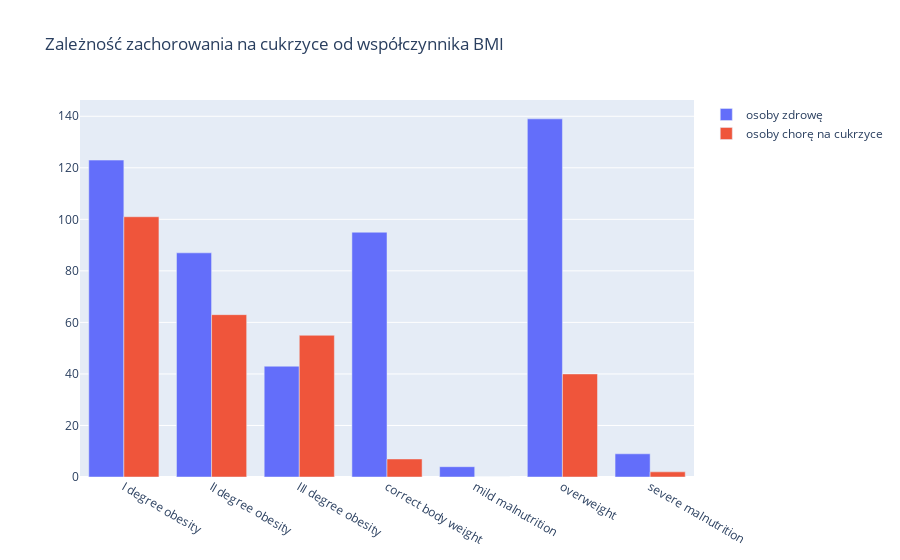

Write notebook code for a chart like this one.
### Code cell
# prepared figures
domain = by_BMI['BMI_description']
fig = go.Figure()
fig.add_trace(go.Bar(x = domain, y = by_BMI['not_diabetes'], name = 'osoby zdrowę'))
fig.add_trace(go.Bar(x = domain, y = by_BMI['is_diabetes'], name = 'osoby chorę na cukrzyce'))
fig.update_layout(title = 'Zależność zachorowania na cukrzyce od współczynnika BMI')
iplot(fig)

### Figure 1 — Plotly figure (JSON) as saved in the notebook; plotly's stock layout.template omitted (floating-point values rounded to 4 significant figures)
{"data": [{"name": "osoby zdrowę", "type": "bar", "x": ["I degree obesity", "II degree obesity", "III degree obesity", "correct body weight", "mild malnutrition", "overweight", "severe malnutrition"], "y": [123, 87, 43, 95, 4, 139, 9]}, {"name": "osoby chorę na cukrzyce", "type": "bar", "x": ["I degree obesity", "II degree obesity", "III degree obesity", "correct body weight", "mild malnutrition", "overweight", "severe malnutrition"], "y": [101, 63, 55, 7, 0, 40, 2]}], "layout": {"title": {"text": "Zależność zachorowania na cukrzyce od współczynnika BMI"}}}
